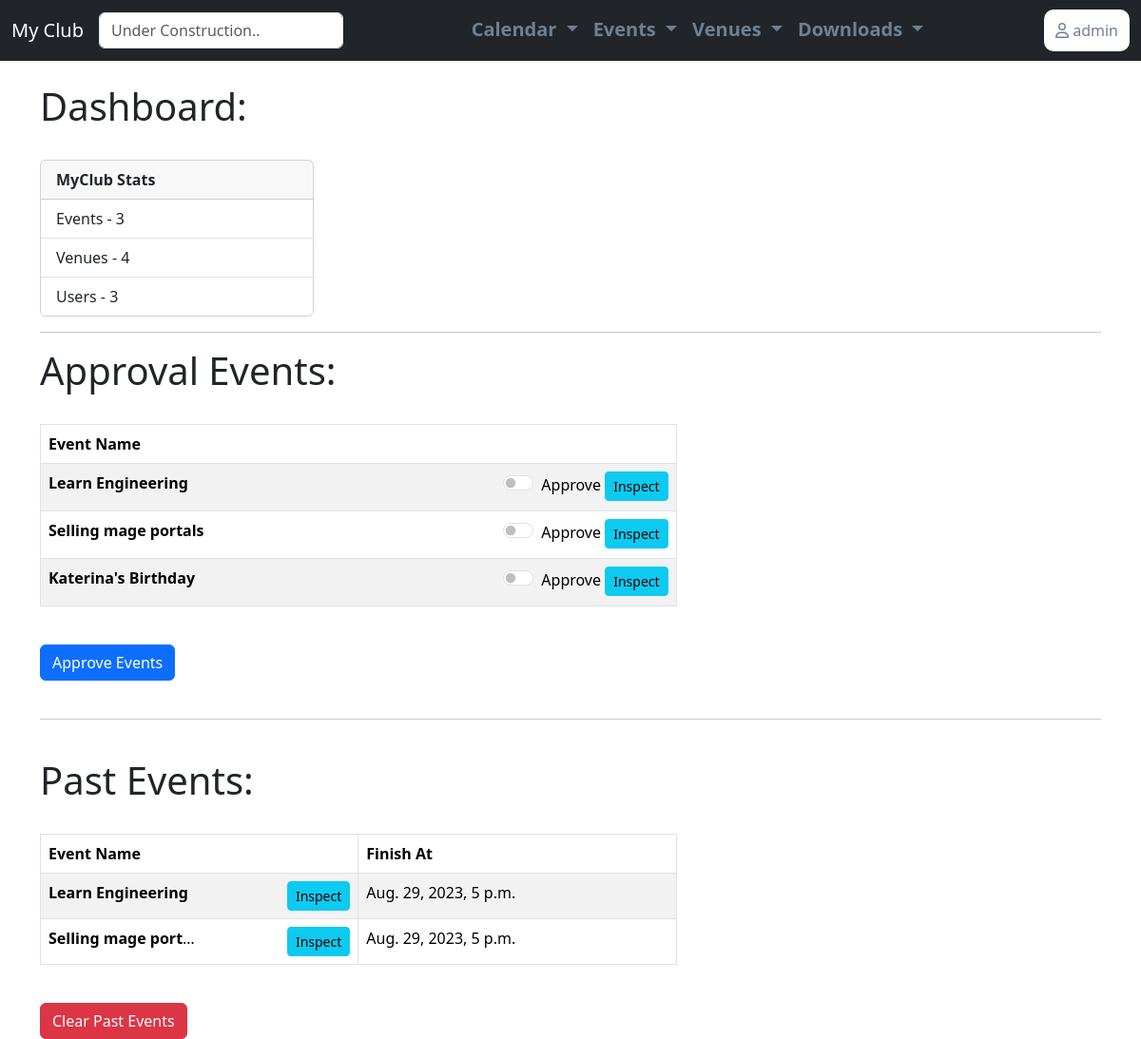
The page /admin_event_approval (signed in) on the database as committed earlier.
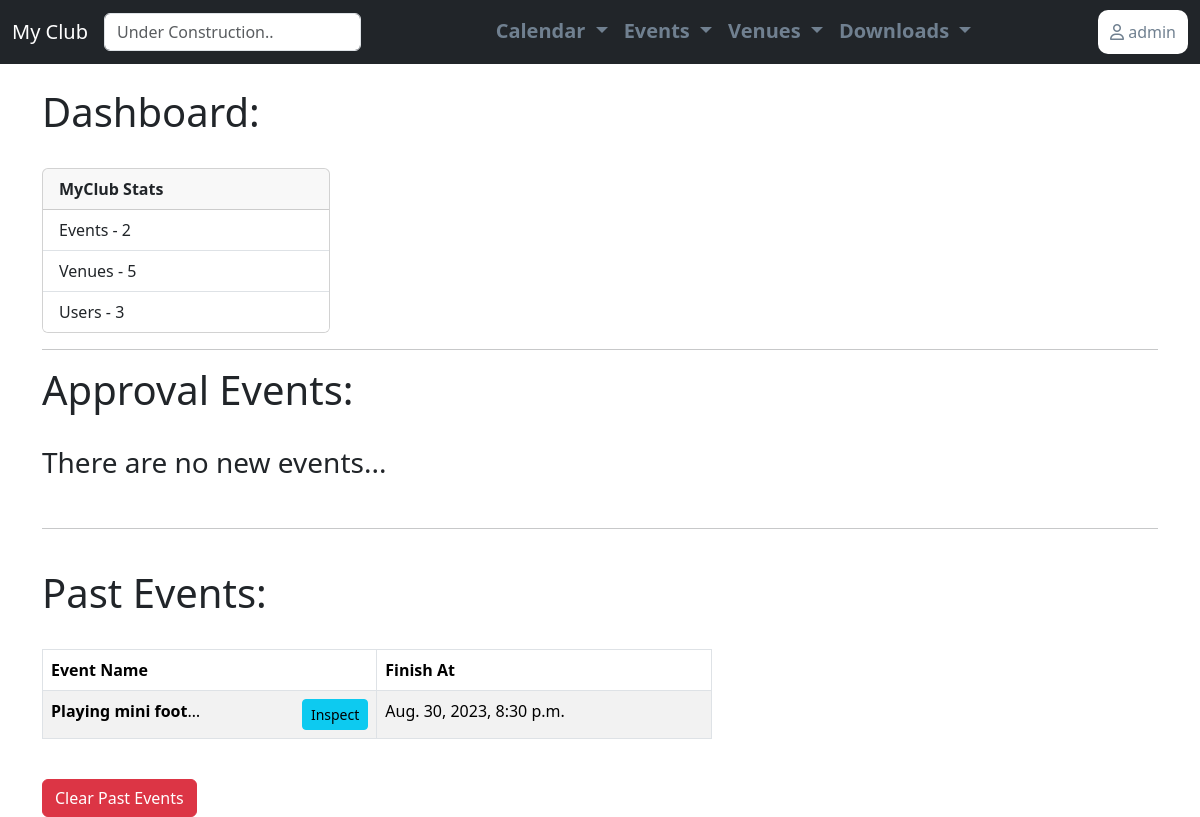
The same page on the database as committed later.
### events/models.py (models this page shows, shortened)
class Event(models.Model):
    name = models.CharField('Event name', max_length=150)
    event_data = models.DateTimeField('Event Date')
    venue = models.ForeignKey(Venue, on_delete=models.CASCADE)
    manager = models.ForeignKey(User, blank=True, null=True, on_delete=models.SET_NULL)
    description = models.TextField(blank=True)
    attendees = models.ManyToManyField(User, blank=True, related_name='event_attendees')
    approved = models.BooleanField("Approved", default=False)
    def __str__(self):
        return self.name

### events/views.py (the view)
# urls.py: path('admin_event_approval', views.admin_panel, name="admin-event-approval"),
def admin_panel(request):
    event_count = Event.objects.all().count
    venue_count = Venue.objects.all().count
    user_count = User.objects.all().count
    new_events = Event.objects.filter(approved=False).order_by('event_data')
    today = date.today()
    past_events = Event.objects.filter(event_data__lt=today)
    if request.user.is_superuser:
        if request.method == "POST":
            if "approve_events" in request.POST:
                id_list = request.POST.getlist('boxes')
                [Event.objects.filter(pk=int(x)).update(approved=True) for x in id_list]
                messages.success(request, "Events Approved!")
                return redirect('home')
            elif "clear_events" in request.POST:
                past_events.delete()
                messages.success(request, "Successfully Deleted Past Events!")
                return redirect('home')
        else:
            return render(request, 'events/admin_event_approval.html', {'new_events': new_events,
                                                                        'past_events': past_events,
                                                                        'event_count': event_count,
                                                                        'venue_count': venue_count,
                                                                        'user_count': user_count
                                                                        })
    else:
        messages.success(request, "You aren't authorized to view this page!")
        return redirect('home')

### events/templates/events/admin_event_approval.html (shortened to what this page needs)
{% extends 'events/base.html' %}
{% block content %}
<h1> Dashboard:</h1>
<br/>
<div class="card" style="width: 18rem;">
  <div class="card-header">
      <strong>MyClub Stats</strong>
  </div>
  <ul class="list-group list-group-flush">
    <li class="list-group-item">Events - {{ event_count }}</li>
    <li class="list-group-item">Venues - {{ venue_count }}</li>
    <li class="list-group-item">Users - {{ user_count }}</li>
  </ul>
</div>
<hr>
<h1> Approval Events:</h1>
<br/>
{% if new_events %}
<form action="" method="POST">
    <table class="table table-bordered table-striped table-hover">
        <thead>
        <tr>
            <th scope="col">Event Name</th>
        </tr>
        </thead>
        {% for event in new_events %}
        <tr>
            <td>
                <div class="d-flex justify-content-between">
                    <div class="event-name">
                        <strong>{{ event }}</strong>
                    </div>
                    <div class="approve-button">
                        <div class="form-check form-switch">
                            <input class="form-check-input"
                                   type="checkbox"
                                   value={{event.id}}
                                   role="switch"
                                   id="flexSwitchCheckDefault{{ event.id }}"
                                   name="boxes">
                            <label class="form-check-label" for="flexSwitchCheckDefault{{ event.id }}">Approve</label>
                            <a href="{% url 'show-event' event.id %}" class="btn btn-info btn-sm">Inspect</a>
                        </div>
                    </div>
                </div>
            </td>
        </tr>
        {% endfor %}
    </table>
    <br/>
    <div>
        <button class="btn btn-primary" type="submit" name="approve_events">Approve Events</button>
    </div>
</form>
{% else %}
<h3>
    There are no new events...
</h3>
{% endif %}
<br/>
<hr>
<br/>
<h1>Past Events:</h1>
<br/>
{% if past_events %}
<form action="" method="POST">
    <table class="table table-bordered table-striped table-hover">
        <thead>
        <tr>
            <th scope="col">Event Name</th>
            <th scope="col">Finish At</th>
        </tr>
        </thead>
        {% for event in past_events %}
        <tr>
            <td>
                <div class="d-flex justify-content-between">
                    <div class="event-name">
                        <strong>{{ event }}</strong>
                    </div>
                    <a href="{% url 'show-event' event.id %}" class="btn btn-info btn-sm">Inspect</a>
                </div>
                </div>
            </td>
            <td>
                {{ event.event_data }}
            </td>
        </tr>
        {% endfor %}
    <br/>
    <div>
        <button class="btn btn-danger" type="submit" name="clear_events">Clear Past Events</button>
    </div>
{% else %}
<h3>
    There are no past events...
</h3>
<br/>
{% endif %}
{% endblock %}

Rows that differ between the two databases and show on the page:
removed Event: name "Learn Engineering", event_data "Aug. 29, 2023, 5 p.m."
removed Event: name "Selling mage portals", name "Selling mage port…", event_data "Aug. 29, 2023, 5 p.m."
no longer on this page (row edited): Event: name "Katerina's Birthday", shown under "Approval Events:"
added Event: name "Playing mini foot…", event_data "Aug. 30, 2023, 8:30 p.m.", shown under "Past Events:"
Other text that changed with them:
{{ event_count }}: "3" → "2"
{{ venue_count }}: "4" → "5"
text no longer shown: "Event Name Approve Events"
text now shown: "There are no new events..."
